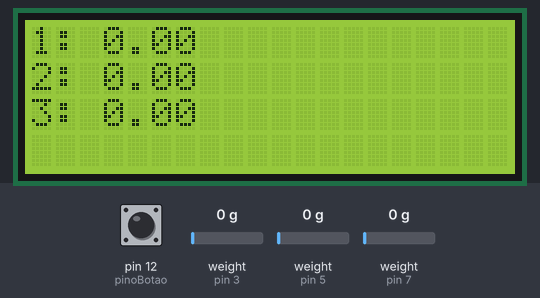
Bench run of a sketch on a simulated Arduino Uno, built with avr-gcc and run on an emulated ATmega328P. On the bench: 20×4 character LCD. The test bench sets the inputs (shaded band); at power-on: weight on the scale (sensors on pin 3, pin 5, pin 7) 0 g, pin 12 (pinoBotao) HIGH. What the sketch prints to the serial monitor is not drawn.

Above: at 3.4 s.
4.3 s: weight on the scale (sensor on pin 3) set to 100 g
At 5.4 s:
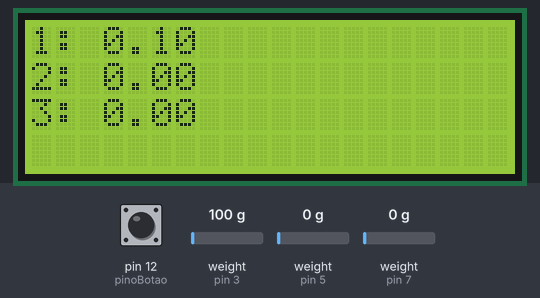
6.3 s: pin 12 (pinoBotao) pulled LOW for 0.5 s
10.4 s: weight on the scale (sensor on pin 5) set to 100 g
At 11.4 s:
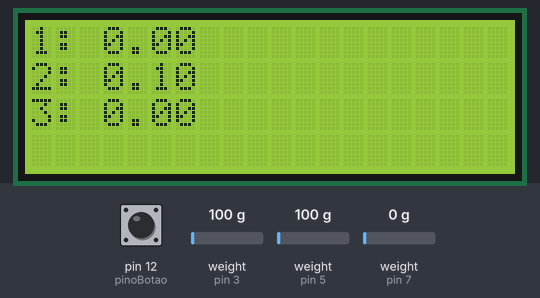
12.4 s: weight on the scale (sensor on pin 7) set to 100 g
At 13.0 s:
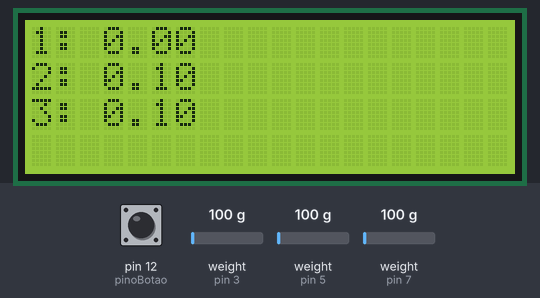
14.1 s: pin 12 (pinoBotao) pulled LOW for 1 s
At 18.6 s:
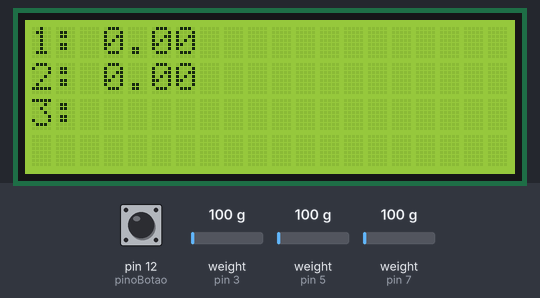
18.7 s: weight on the scale (sensor on pin 3) set to 1250 g
At 19.8 s:
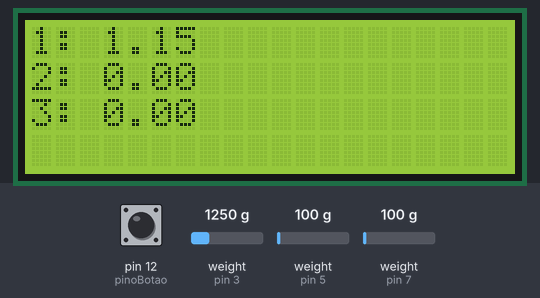
Timing chart, 0 to 21.7 s (numbered marks = the images above; inputs shaded):
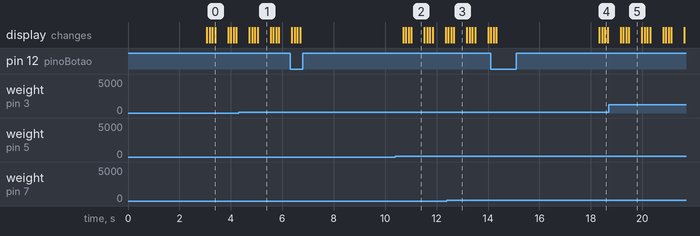

Measured:
- what the display in image 0 shows lasts 0.5 s, from 3.4 s to 3.9 s

The sketch:

cg_lcd.ino
```cpp
#include <Wire.h>
#include <LiquidCrystal_I2C.h>
#include <HX711.h>

#define DOUT1  3
#define CLK1  2
#define DOUT2  5
#define CLK2  4
#define DOUT3  7
#define CLK3  6

LiquidCrystal_I2C lcd(0x3F, 16, 2);  // Configura endereço I2C e display com 16 caracteres e 2 linhas


HX711 balanca1;
HX711 balanca2;
HX711 balanca3;

float calibration_factor1 = 330200;
float calibration_factor2 = 370200;
float calibration_factor3 = 211310;
const int pinoBotao = 12;
int estado;

void setup()
{
  Serial.begin(9600);

  balanca1.begin(DOUT1, CLK1);
  balanca2.begin(DOUT2, CLK2);
  balanca3.begin(DOUT3, CLK3);

  Serial.println("Pressione t para Tara");
  balanca1.set_scale(calibration_factor1);
  balanca2.set_scale(calibration_factor2);
  balanca3.set_scale(calibration_factor3);
  balanca1.tare();
  balanca2.tare();
  balanca3.tare();

  lcd.begin (20,4);
  pinMode(pinoBotao, INPUT_PULLUP);
}

void loop()
{
  lcd.clear();
  lcd.setCursor(0,0);
  lcd.print("1: ");
  lcd.print(balanca1.get_units(), 2);
  lcd.setCursor(0,1);
  lcd.print("2: ");
  lcd.print(balanca2.get_units(), 2);
  lcd.setCursor(0,2);
  lcd.print("3: ");
  lcd.print(balanca3.get_units(), 2);

  if (digitalRead(pinoBotao) == LOW && estado == 0)
  {

    estado = 1;
    balanca1.tare();
    balanca2.tare();
    balanca3.tare();
  delay(500) ;
  }
  else if (digitalRead(pinoBotao) == HIGH && estado == 1){
    estado = 0;
  }
  delay(500);

}
```
